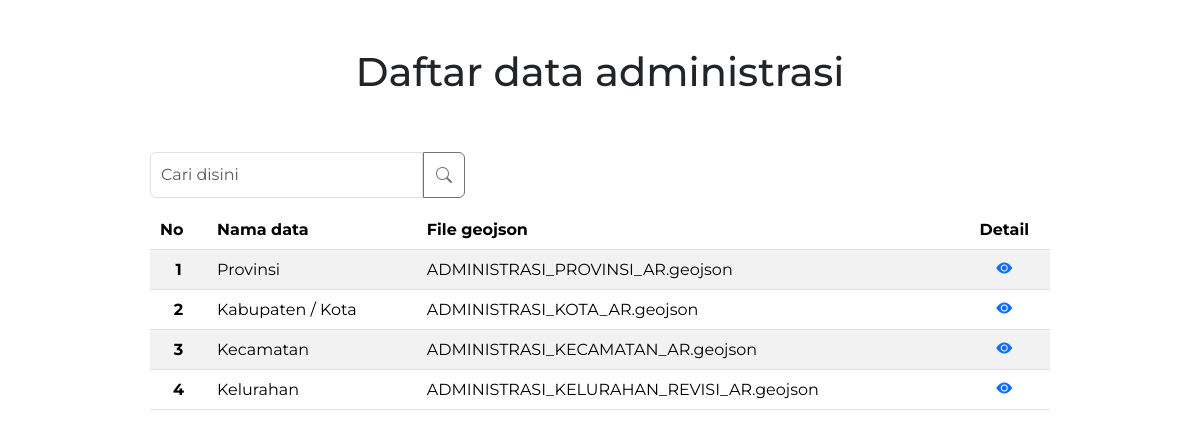
The page /backend/daftar-administrasi.php (signed in) on the database its author committed.
### tables this page shows
CREATE TABLE `administrasi` (
  `id` int NOT NULL,
  `nama_adm` varchar(255) NOT NULL,
  `file_json` varchar(255) NOT NULL,
  `checkbox_id` varchar(255) NOT NULL,
  `hide` int DEFAULT '1'
);

### backend/daftar-administrasi.php (called while the page is built, shortened)
<?php
require 'functions/functions.php';
$getdata = query("SELECT * FROM administrasi");
$i = 0;
require 'views/daftar-administrasi.view.php';

### backend/functions/functions.php (called while the page is built, shortened)
<?php
include_once 'sweetalert.php';
if (!function_exists('koneksi')) {
    function koneksi()
    {
        $conn = mysqli_connect("localhost", "root", "", "webgis_cilegon");
        return $conn;
    }
}
if (!function_exists('query')) {
    function query($sql, $params = [])
    {
        $conn = koneksi();
        $stmt = mysqli_prepare($conn, $sql);
        $result = mysqli_stmt_execute($stmt);
        $rows = [];
        $result_set = mysqli_stmt_get_result($stmt);
        while ($row = mysqli_fetch_assoc($result_set)) {
            $rows[] = $row;
        }
        return $rows;
    }
}

### backend/views/daftar-administrasi.view.php (the view, shortened to what this page needs)
<?php include 'views/partials/starter-head.php' ?>
<div class="container-fluid">
    <h1 class="mt-5 mb-2 text-center text-dark">Daftar data administrasi</h1>
    <div class="row w-75 m-auto">
        <div class="input-group searching mb-2 mt-5">
            <input type="search" name="keyword" id="keyword" class="form-control input-search" placeholder="Cari disini" aria-label="Cari disini" aria-describedby="button-addon2">
            <button class="btn btn-search btn-outline-secondary" name="search" id="search-button" type="submit" id="cari"><i class="bi bi-search"></i></button>
        </div>
        <div id="search-container" class="table-responsive">
            <table class="table table-striped m-auto mt-1">
                <thead>
                    <tr class="fofa">
                        <th scope="col">No</th>
                        <th scope="col">Nama data</th>
                        <th scope="col">File geojson</th>
                        <th class="text-center" scope="col">Detail</th>
                    </tr>
                </thead>
                <tbody>
                    <?php foreach ($getdata as $i => $a) : ?>
                        <tr>
                            <th class="text-center" scope="row"><?= $i + 1; ?></th>
                            <td><?= $a['nama_adm']; ?></td>
                            <td><?= $a['file_json']; ?></td>
                            <td class="text-center"><a href="detail-administrasi?id=<?= $a["id"] ?>"><i class="bi bi-eye-fill"></i></a></td>
                        </tr>
                    <?php endforeach; ?>
                </tbody>
            </table>
        </div>
    </div>
</div>
<?php include 'views/partials/starter-foot.php' ?>

### backend/css/default.css (style rules this page uses)
* { padding: 0 !important; margin: 0 !important; }

### backend/css/daftar-administrasi.css (style rules this page uses)
* { font-family: Montserrat; }
th { padding: 10px !important; }
td { padding: 10px !important; }

### backend/views/partials/starter-head.php (style rules this page uses)
.btn-search { padding: 8px 12px 8px 12px !important; }
.input-search { padding: 10px !important; }
.searching { width: 35% !important; }

### rows shown on the page
administrasi: nama_adm "Provinsi", file_json "ADMINISTRASI_PROVINSI_AR.geojson"
administrasi: nama_adm "Kabupaten / Kota", file_json "ADMINISTRASI_KOTA_AR.geojson"
administrasi: nama_adm "Kecamatan", file_json "ADMINISTRASI_KECAMATAN_AR.geojson"
administrasi: nama_adm "Kelurahan", file_json "ADMINISTRASI_KELURAHAN_REVISI_AR.geojson"
